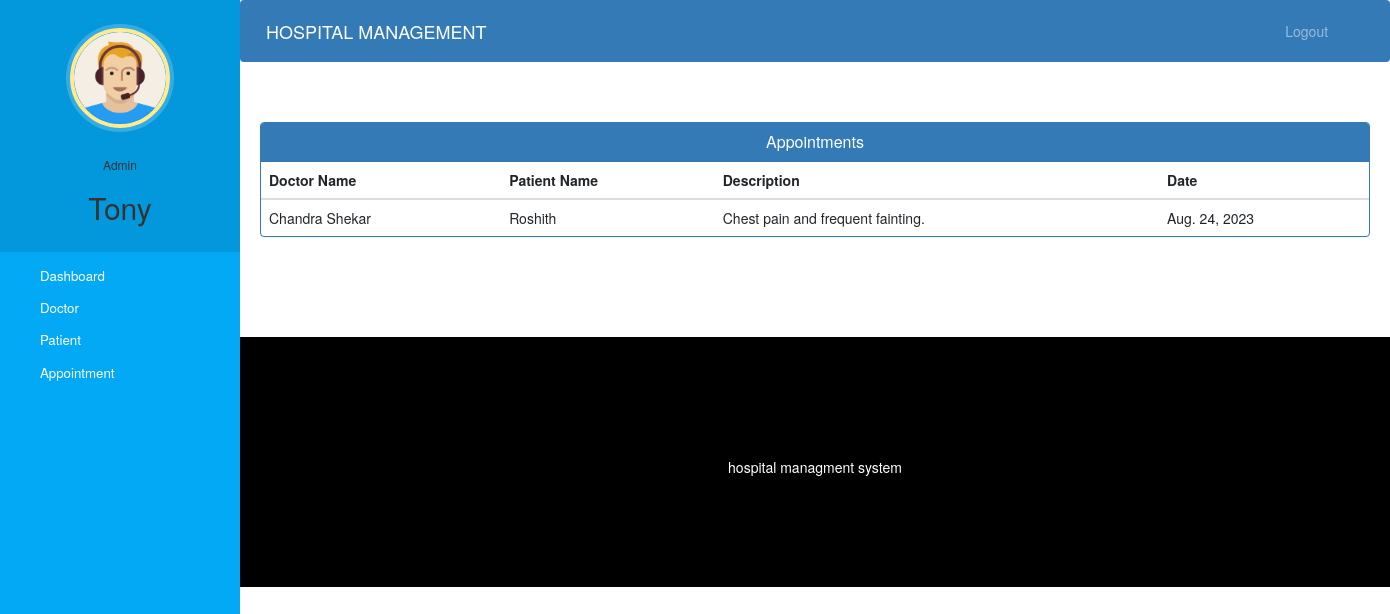
/admin-view-appointment (signed in), run on the app's committed database.
### hospital/models.py (models this page shows)
class Appointment(models.Model):
    patientId=models.PositiveIntegerField(null=True)
    doctorId=models.PositiveIntegerField(null=True)
    patientName=models.CharField(max_length=40,null=True)
    doctorName=models.CharField(max_length=40,null=True)
    appointmentDate=models.DateField(auto_now=True)
    description=models.TextField(max_length=500)
    status=models.BooleanField(default=False)

### hospital/views.py (the view)
# urls.py: path('admin-view-appointment', views.admin_view_appointment_view,name='admin-view-appointment'),
@login_required(login_url='adminlogin')
@user_passes_test(is_admin)
def admin_view_appointment_view(request):
    appointments=models.Appointment.objects.all().filter(status=True)
    return render(request,'hospital/admin_view_appointment.html',{'appointments':appointments})

### hospital/views.py (called while the page is built)
def is_admin(user):
    return user.groups.filter(name='ADMIN').exists()

### templates/hospital/admin_view_appointment.html (shortened to what this page needs)
{% extends 'hospital/admin_base.html' %}
{% block content %}
<head>
  <link href="//netdna.bootstrapcdn.com/bootstrap/3.0.0/css/bootstrap.min.css" rel="stylesheet" id="bootstrap-css">
</head>
<div class="container">
  <div class="panel panel-primary">
    <div class="panel-heading">
      <h6 class="panel-title">Appointments</h6>
    </div>
    <table class="table table-hover" id="dev-table">
      <thead>
        <tr>
          <th>Doctor Name</th>
          <th>Patient Name</th>
          <th>Description</th>
          <th>Date</th>
        </tr>
      </thead>
      {% for a in appointments %}
      <tr>
        <td> {{a.doctorName}}</td>
        <td>{{a.patientName}}</td>
        <td>{{a.description}}</td>
        <td>{{a.appointmentDate}}</td>
      </tr>
      {% endfor %}
    </table>
  </div>
</div>
{% endblock content %}

### templates/hospital/admin_base.html (shortened to what this page needs)
<!DOCTYPE html>
{% load static %}
<html lang="en">
<head>
  <link rel="stylesheet" href="https://stackpath.bootstrapcdn.com/bootstrap/4.3.1/css/bootstrap.min.css">
  <link rel="stylesheet" href="https://maxcdn.bootstrapcdn.com/font-awesome/4.7.0/css/font-awesome.min.css">
  <link rel="stylesheet" href="{% static '/style.css' %}">
</head>
<body>
  <nav class="menu" tabindex="0">
    <header class="avatar">
      <img src="{% static "images/adminpropic.png" %}" />
      <br><br>
      <h6>Admin</h6>
      <h2>{{request.user.first_name}}</h2>
    </header>
    <ul>
      <li tabindex="0" class="icon-dashboard"> <a style="color:white; text-decoration:none;" href="/admin-dashboard"><span>Dashboard</span></a> </li>
      <li tabindex="0" class="icon-customers"> <a style="color:white; text-decoration:none;" href="/admin-doctor"><span>Doctor</span></a></li>
      <li tabindex="0" class="icon-users"> <a style="color:white; text-decoration:none;" href="/admin-patient"><span>Patient</span></a></li>
      <li tabindex="0" class="icon-calendar"> <a style="color:white; text-decoration:none;" href="/admin-appointment"><span>Appointment</span></a></li>
    </ul>
  </nav>
  <main>
    <div class="bs-example">
      <nav class="navbar navbar-expand-md  navbar-dark fixed-top" style="background:#337AB7;">
        <a href="/admin-dashboard" class="navbar-brand">HOSPITAL MANAGEMENT</a>
        <div class="collapse navbar-collapse justify-content-between" id="navbarCollapse">
          <div class="navbar-nav" style=" margin-left: 90%;">
            <a href="/logout" class="nav-item nav-link">Logout</a>
          </div>
        </div>
      </nav>
    </div>
    <br><br>
    {% block content %}
    {% endblock content %}
    <br><br><br><br>
    <footer>
      <br>
      <div class="container">
        <div class="row">
          <div class="col-md-12 col-sm-12">
            <div style="color:#ffffff;" class="wow fadeInUp footer-copyright">
              <p>
                 hospital managment system </p>
            </div>
          </div>
        </div>
      </div>
    </footer>
  </main>
</body>
</html>

### static/style.css (style rules this page uses)
body { padding-left: 240px; }
main { position: relative; height: 100vh; }
.menu { background: #5bc995; height: 100vh; width: 240px; position: fixed; top: 0px; left: 0; z-index: 5; outline: none; }
.menu .avatar { background: rgba(0, 0, 0, 0.1); padding: 2em 0.5em; text-align: center; }
.menu .avatar img { width: 100px; border-radius: 50%; overflow: hidden; border: 4px solid #ffea92; box-shadow: 0 0 0 4px rgba(255, 255, 255, 0.2); }
.menu .avatar h2 { font-weight: normal; margin-bottom: 0; }
.menu ul { list-style: none; padding: 0.5em 0; margin: 0; }
.menu ul li { padding: 0.5em 1em 0.5em 3em; font-size: 0.95em; font-weight: regular; background-repeat: no-repeat; background-position: left 15px center; background-size: auto 20px; transition: all 0.15s linear; cursor: pointer; }
.menu ul li.icon-dashboard { background-image: url("http://www.entypo.com/images//gauge.svg"); }
.menu ul li.icon-customers { background-image: url("http://www.entypo.com/images//briefcase.svg"); }
.menu ul li.icon-users { background-image: url("http://www.entypo.com/images//users.svg"); }
.menu ul li.icon-calendar { background-image: url("http://www.entypo.com/images//calendar.svg"); }

### templates/hospital/admin_base.html (style rules this page uses)
a:link { text-decoration: none; }
a { color: white; }
footer { padding: 0px 0px 0px 0px; background-color: black; margin: 0px; }
p { text-align: center; }
body { padding-left: 240px; }
main { position: relative; height: 100vh; }
.menu { background: #03a9f4; height: 100vh; width: 240px; position: fixed; top: 0px; left: 0; z-index: 5; outline: none; }
.menu .avatar { background: rgba(0, 0, 0, 0.1); padding: 2em 0.5em; text-align: center; }
.menu .avatar img { width: 100px; border-radius: 50%; overflow: hidden; border: 4px solid #ffea92; box-shadow: 0 0 0 4px rgba(255, 255, 255, 0.2); }
.menu .avatar h2 { font-weight: normal; margin-bottom: 0; }
.menu ul { list-style: none; padding: 0.5em 0; margin: 0; }
.menu ul li { padding: 0.5em 1em 0.5em 3em; font-size: 0.95em; font-weight: regular; background-repeat: no-repeat; background-position: left 15px center; background-size: auto 20px; transition: all 0.15s linear; cursor: pointer; }
.menu ul li.icon-dashboard { background-image: url("http://www.entypo.com/images//gauge.svg"); }
.menu ul li.icon-customers { background-image: url("http://www.entypo.com/images//briefcase.svg"); }
.menu ul li.icon-users { background-image: url("http://www.entypo.com/images//users.svg"); }
.menu ul li.icon-calendar { background-image: url("http://www.entypo.com/images//calendar.svg"); }

### templates/hospital/admin_view_appointment.html (style rules this page uses)
a:link { text-decoration: none; }
h6 { text-align: center; }
.row { margin: 100px; }

### data on the page
Appointment: doctorName "Chandra Shekar", patientName "Roshith", description "Chest pain and frequent fainting.", appointmentDate "Aug. 24, 2023"

### other printed values
{{ request.user.first_name }} "Tony"
